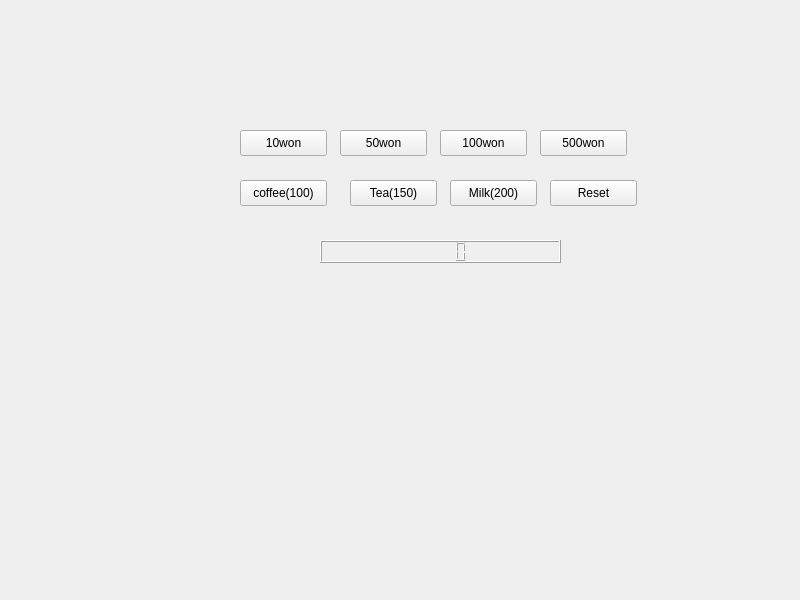
<?xml version="1.0" encoding="UTF-8"?>
<ui version="4.0">
 <class>Widget</class>
 <widget class="QWidget" name="Widget">
  <property name="geometry">
   <rect>
    <x>0</x>
    <y>0</y>
    <width>800</width>
    <height>600</height>
   </rect>
  </property>
  <property name="windowTitle">
   <string>Widget</string>
  </property>
  <widget class="QLCDNumber" name="lcdNumber">
   <property name="geometry">
    <rect>
     <x>320</x>
     <y>240</y>
     <width>241</width>
     <height>23</height>
    </rect>
   </property>
  </widget>
  <widget class="QPushButton" name="pb50">
   <property name="geometry">
    <rect>
     <x>340</x>
     <y>130</y>
     <width>87</width>
     <height>26</height>
    </rect>
   </property>
   <property name="text">
    <string>50won</string>
   </property>
  </widget>
  <widget class="QPushButton" name="pbReset">
   <property name="geometry">
    <rect>
     <x>550</x>
     <y>180</y>
     <width>87</width>
     <height>26</height>
    </rect>
   </property>
   <property name="text">
    <string>Reset</string>
   </property>
  </widget>
  <widget class="QPushButton" name="pb500">
   <property name="geometry">
    <rect>
     <x>540</x>
     <y>130</y>
     <width>87</width>
     <height>26</height>
    </rect>
   </property>
   <property name="text">
    <string>500won</string>
   </property>
  </widget>
  <widget class="QPushButton" name="pbCoffee">
   <property name="geometry">
    <rect>
     <x>240</x>
     <y>180</y>
     <width>87</width>
     <height>26</height>
    </rect>
   </property>
   <property name="text">
    <string>coffee(100)</string>
   </property>
  </widget>
  <widget class="QPushButton" name="pb10">
   <property name="geometry">
    <rect>
     <x>240</x>
     <y>130</y>
     <width>87</width>
     <height>26</height>
    </rect>
   </property>
   <property name="text">
    <string>10won</string>
   </property>
  </widget>
  <widget class="QPushButton" name="pbTea">
   <property name="geometry">
    <rect>
     <x>350</x>
     <y>180</y>
     <width>87</width>
     <height>26</height>
    </rect>
   </property>
   <property name="text">
    <string>Tea(150)</string>
   </property>
  </widget>
  <widget class="QPushButton" name="pb100">
   <property name="geometry">
    <rect>
     <x>440</x>
     <y>130</y>
     <width>87</width>
     <height>26</height>
    </rect>
   </property>
   <property name="text">
    <string>100won</string>
   </property>
  </widget>
  <widget class="QPushButton" name="pbMilk">
   <property name="geometry">
    <rect>
     <x>450</x>
     <y>180</y>
     <width>87</width>
     <height>26</height>
    </rect>
   </property>
   <property name="text">
    <string>Milk(200)</string>
   </property>
  </widget>
 </widget>
 <resources/>
 <connections/>
</ui>
